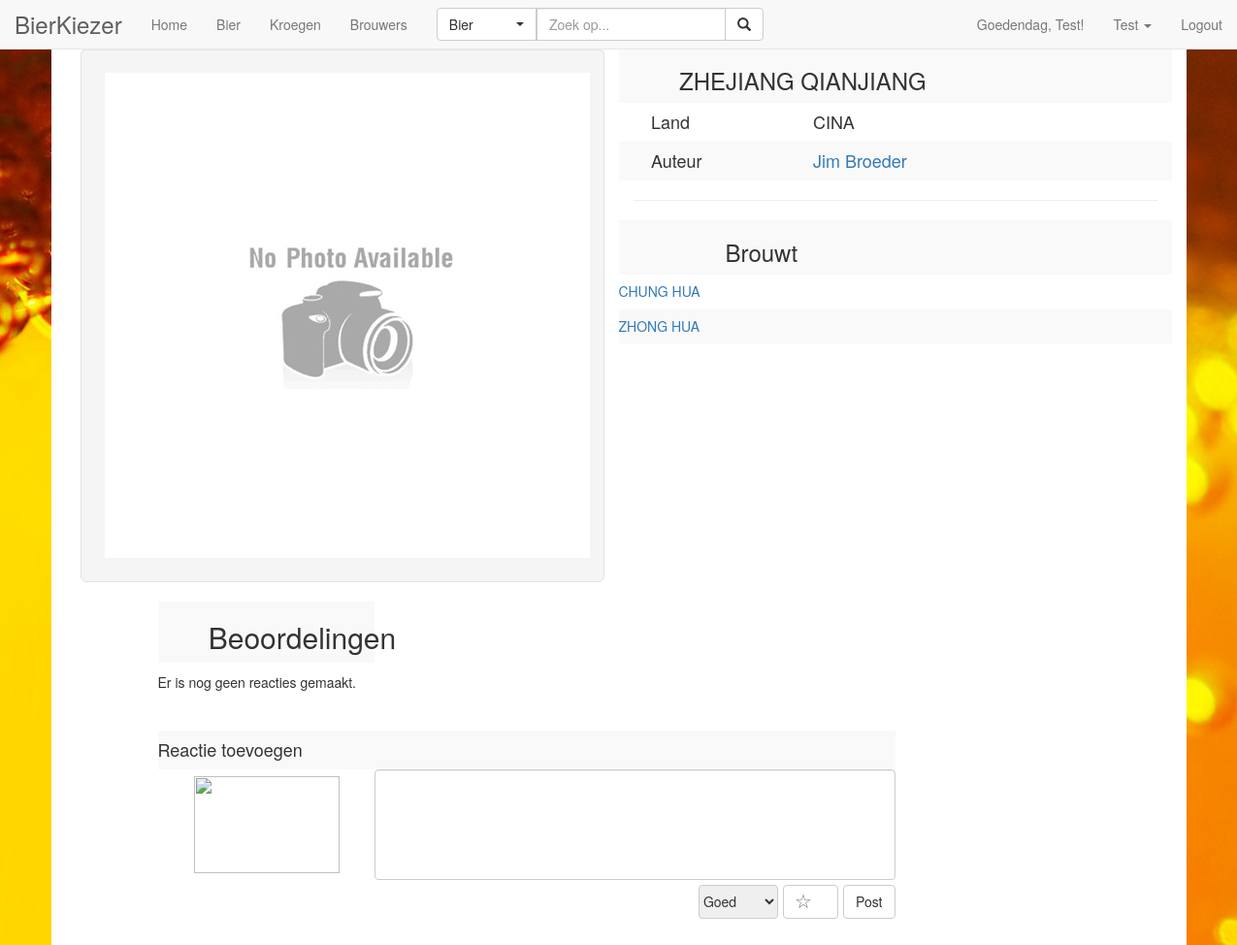
/view_brewery.php?bid=1352 (signed in), run on the app's committed database.
### tables this page shows
CREATE TABLE brouwer (`brouwcode` int, `naam` varchar(40), `land` varchar(40));

CREATE TABLE gebruiker (
	`gebruikerscode` INT NOT NULL AUTO_INCREMENT,
	`email` VARCHAR(255),
	`password` VARCHAR(255),
	`eerstenaam` VARCHAR(255),
	`laatstenaam` VARCHAR(255),
	`geboortedatum` DATE,
	`plaats` VARCHAR(255),
	`profielfoto` VARCHAR(255),
	`admin` INT NOT NULL DEFAULT 0,
	PRIMARY KEY(`gebruikerscode`)
);

CREATE TABLE bier (`biercode` int, `naam` varchar(30), `type` varchar(12), `stijl` varchar(10), `alcohol` varchar(5), `brouwcode` int);

### view_brewery.php (the view, shortened to what this page needs)
<?php
include_once('core/connection.php');
if(isset($_SESSION['gebruikerscode'])) {
  $userSelf = $_SESSION['gebruikerscode'];
  $sql = "SELECT admin, profielfoto FROM gebruiker WHERE gebruikerscode = '$userSelf'";
  $res = mysqli_query($conn, $sql);
  $row = mysqli_fetch_array($res);
  $userPic = $row['profielfoto'];
} else {
  $userSelf = "";
  $userAdmin = "";
}
$viewBrew = $_GET['bid'];
$sql = "SELECT * FROM brouwer WHERE brouwcode='$viewBrew'";
$query = mysqli_query($conn, $sql);
$row = mysqli_fetch_array($query);
$brewName = $row['naam'];
$brewCountry = $row['land'];
$brewAuthor = $row['gebruikerscode'];
$sql3 = "SELECT * FROM bier WHERE brouwcode = '$viewBrew'";
$query3 = mysqli_query($conn, $sql3);
$sql4 = "SELECT eerstenaam, laatstenaam FROM gebruiker WHERE gebruikerscode = '$brewAuthor'";
$query4 = mysqli_query($conn, $sql4);
$row4 = mysqli_fetch_array($query4);
$firstName = $row4['eerstenaam'];
$lastName = $row4['laatstenaam'];
$wholeName = $firstName . " " . $lastName;
 ?>
<!DOCTYPE html>
<html lang="en">
<head>
  <link rel="stylesheet" href="css/bootstrap.min.css">
  <link rel="stylesheet" href="css/bootstrap-select.min.css">
  <link rel="stylesheet" href="css/style.css">
</head>
<body>
<nav class="navbar navbar-default navbar-fixed-top">
  <div class="container-fluid">
    <div class="navbar-header">
      <a href="index.php" class="navbar-brand">BierKiezer</a>
    </div>
    <ul class="nav navbar-nav">
      <li><a href="index.php">Home</a></li>
      <li><a href="beer.php">Bier</a></li>
      <li><a href="bar.php">Kroegen</a></li>
      <li><a href="brewery.php">Brouwers</a></li>
    </ul>
    <form class="navbar-form navbar-left" name="search" action="search.php?go>" method="get">
      <div class="input-group">
        <select name="sortby" class="selectpicker" data-width="auto">
          <option value="searchbeer">Bier</option>
        </select>
        <input type="text" name="name" class="form-control" placeholder="Zoek op...">
        <div class="input-group-btn">
          <button class="btn btn-default input-btn" type="submit">
            <i class="glyphicon glyphicon-search"></i>
          </button>
        </div>
      </div>
    </form>
    <ul class="nav navbar-nav navbar-right">
      <?php
      if(isset($_SESSION['eerstenaam'])) {
        if(isset($_SESSION['admin']) && $_SESSION['admin'] == 2) {
          echo "<li><div class='navbar-text'>Goedendag, beheerder!</div></li>";
        } else {
          echo "<li><div class='navbar-text'>Goedendag, ".$_SESSION['eerstenaam']."!</div></li>";
        }
        ?>
        <li class='dropdown'>
          <a class='dropdown-toggle' data-toggle='dropdown' href='#'><?php echo $_SESSION['eerstenaam']; ?>
          <span class='caret'></span></a>
        </li>
        <li><a href='logout.php'>Logout</a></li>
      <?php
    }
      ?>
    </ul>
  </div>
</nav>
<div class="container">
  <div class="row">
    <div class="col-md-6">
      <div class="well well-lg">
        <img src="upload/blank-item.jpg" alt="">
      </div>
    </div>
    <div class="col-md-6">
      <div class="row">
        <table class="table-striped col-md-12">
          <tr>
            <th colspan="2">
              <h3 class="col-sm-offset-1 col-sm-10"><?php echo $brewName; ?></h3>
            </th>
          </tr>
          <tr>
            <td><h4 class="col-sm-offset-2">Land </h4></td>
            <td><h4><?php echo $brewCountry; ?></h4></td>
          </tr>
          <tr>
            <td><h4 class="col-sm-offset-2">Auteur </h4></td>
            <td><a href="view_profile.php?user=<?php echo $brewAuthor; ?>"><h4><?php echo $wholeName; ?></h4></a></td>
          </tr>
        </table>
      </div>
      <hr>
      <div class="row">
        <table class="table-striped col-md-12">
          <tr>
            <th><h3 class="col-sm-offset-2 col-sm-12">
              Brouwt</h3>
            </th>
          </tr>
          <?php
          if(mysqli_num_rows($query3) > 0) {
            while($row3 = mysqli_fetch_assoc($query3)) {
              echo "<tr><td><a href='view_beer.php?bid=".$row3['biercode']."'><h5>".$row3['naam']."</h5></a></td></tr>";
            }
          } else {
            echo "<tr class='warning'><td><p>Deze brouwer brouwt niets van onze database.</p></td></tr>";
          }
          ?>
        </table>
      </div>
    </div>
  </div>
  <div class="row">
    <table class="table-striped col-md-offset-1 col-md-8">
      <tr>
        <th><h2 class="col-sm-offset-2 col-md-10">Beoordelingen</h2></th>
      </tr>
      <?php
      $sql = "SELECT * FROM beoordeling WHERE productcode = '$viewBrew' AND type = 'brouwer' ORDER BY beoordelingscode DESC";
      $res = mysqli_query($conn, $sql);
        if (isset($_SESSION['eerstenaam'])) {
          if (mysqli_num_rows($res) > 0) {
            foreach($res as $row) {
              $commentUser = $row['gebruikerscode'];
              $commentText = $row['commentaar'];
              $commentRate = $row['beoordeel'];
              $commentStar = $row['sterren'];
              $commentDate = $row['datum'];
              $sql = "SELECT * FROM gebruiker WHERE gebruikerscode = '$commentUser'";
              $res = mysqli_query($conn, $sql);
              $row = mysqli_fetch_array($res);
              $commentPic = $row['profielfoto'];
              $commentFName = $row['eerstenaam'];
              $commentLName = $row['laatstenaam'];
              ?>
                <tr>
                  <td rowspan="3"><img src="<?php echo $commentPic; ?>" class="col-sm-offset-2" style="width: 150px; height: 100px;"></td>
                  <td><h4><?php echo $commentFName . " " . $commentLName; ?></h4></td>
                  <td>
                    <div>
                      <?php if($commentRate == 1) { ?>
                        <h6><span class="glyphicon glyphicon-thumbs-up"></span> Dit vind ik goed!</h6>
                      <?php } else { ?>
                        <h6><span class="glyphicon glyphicon-thumbs-down"></span> Dit vind ik slecht!</h6>
                      <?php } ?>
                    </div>
                  </td>
                </tr>
                <tr>
                  <td colspan="3">
                    <p>
                      <?php echo $commentDate; ?> | star rating van <?php echo $commentStar; ?></p>
                  </td>
                </tr>
                <tr>
                  <td colspan="3"><p><?php echo $commentText; ?></p></td>
                </tr>
                <tr>
                  <td colspan="3"><hr></td>
                </tr>
              </div>
            <?php } ?>
          <?php } else { ?>
            <tr>
              <td colspan="3"><p class="emptyBox">Er is nog geen reacties gemaakt.</p></td>
            </tr>
          <?php } ?>
          <form action="view_brewery.php?bid=<?php echo $viewBrew; ?>" method="post">
            <tr>
              <td colspan="3"><h4>Reactie toevoegen</h4></td>
            </tr>
            <tr>
              <td class="reactImage"><img src="<?php echo $userPic; ?>" class="col-sm-offset-2" style="width: 150px; height: 100px;"></td>
              <td colspan="2" class="reactText"><textarea class="form-control" name="text" rows="5" required></textarea></td>
            </tr>
            <tr>
              <td colspan="3">
                <input type="submit" class="btn btn-default react" name="post-reaction" value="Post">
                <input type="number" class="react react-rating" name="rating" min="1" max="5" placeholder="&#9734;" required>
                <select name="beoordeel" class="react react-choice" data-show-icon="true" required>
                  <option value="goed"><i class="glyphicon glyphicon-thumbs-up"></i> Goed</option>
                </select>
              </td>
            </tr>
          </form>
        <?php
        }
      ?>
    </table>
  </div>
</div>
</body>
</html>

### css/style.css (style rules this page uses)
body { background-image: url("../img/beer_texture.jpg"); background-repeat: no-repeat; background-attachment: fixed; background-position: center; }
textarea { resize: none; }
.container { background-color: #fff; padding: 10px 30px 50px 30px; margin-top: 40px; }
.navbar-text { margin-top: 15px; }
.navbar-brand { font-size: 24px; }
.react { float: right; margin-top: 5px; margin-left: 5px; min-height: 35px; }
.react-rating { text-align: center; font-family: Verdana; font-size: 20px; border-radius: 4px; border: 1px solid #CCC; }
.react-choice { border-radius: 4px; border: 1px solid #CCC; }
.emptyBox { margin-top: 10px; margin-bottom: 40px; }
.reactImage { width: 10%; }
.reactText { width: 90%; }

### data on the page
brouwer: naam "ZHEJIANG QIANJIANG", land "CINA"
gebruiker: wholeName "Jim Broeder"
bier: naam "CHUNG HUA"
bier: naam "ZHONG HUA"

### other printed values
$_SESSION['eerstenaam'] "Test"
